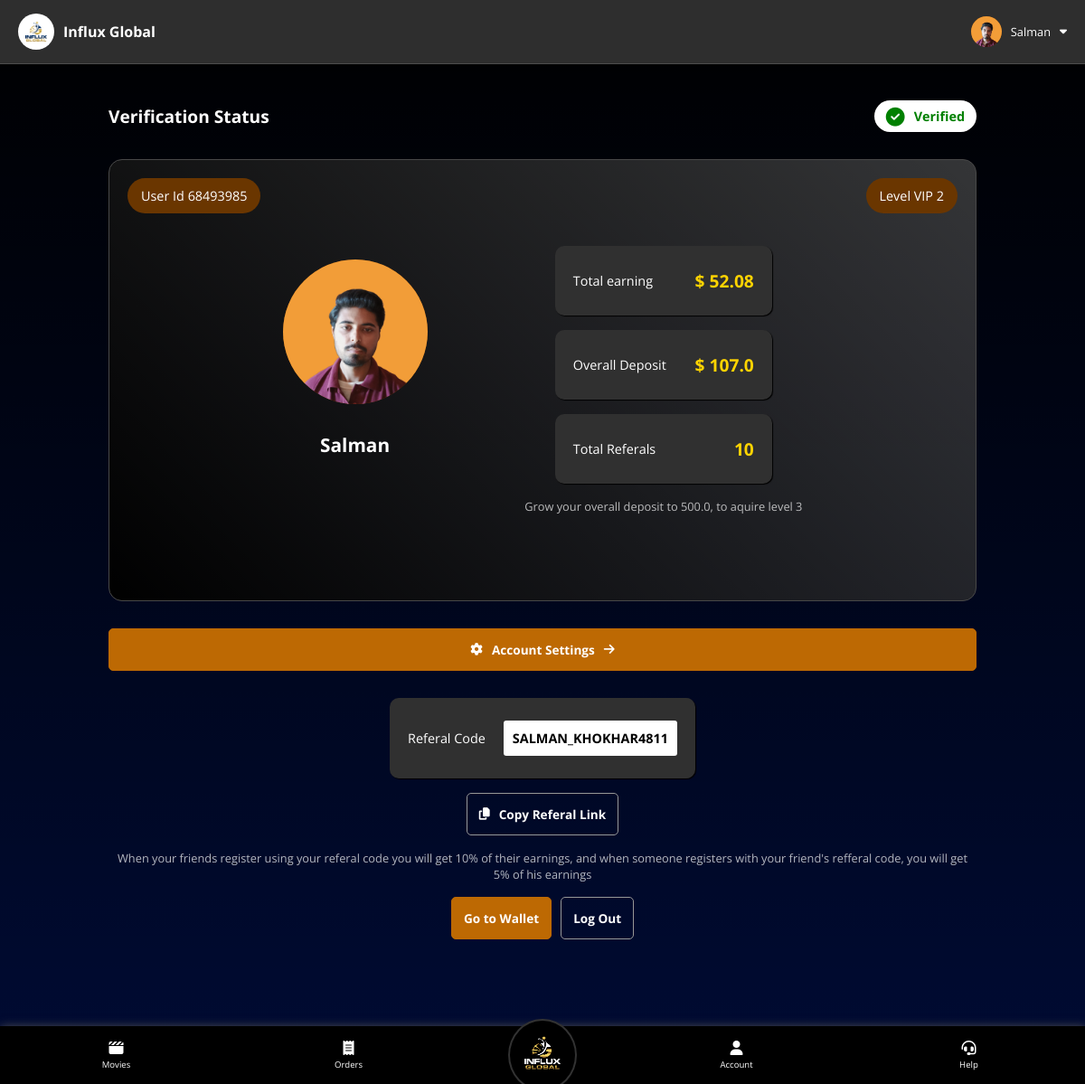
The app's page /user/account (signed in) with its own data.
### backend.py (models this page shows)
class users(db.Model):
    user_id = db.Column(db.String(50), primary_key=True, nullable=False)
    name = db.Column(db.String(50), nullable=False, unique=False)
    email = db.Column(db.String, nullable=True, unique=False)
    phone = db.Column(db.String(50), nullable=False, unique=True)
    password = db.Column(db.String(50), nullable=False, unique=False)
    country = db.Column(db.String(20), nullable=False, unique=False)
    account_status = db.Column(db.String(20), nullable=True, unique=False)
    selfReferalCode = db.Column(db.String(50), nullable=False, unique=True)
    joiningReferalCode = db.Column(db.String(50), nullable=False, unique=False)
    level = db.Column(db.Integer, nullable=False, unique=False)
    purchased_tickets = db.Column(db.String, nullable=True, unique=False)
    payment_requests = db.Column(db.String, nullable=True, unique=False)
    overall_referals = db.Column(db.Integer, nullable=False, unique=False)
    overall_deposit = db.Column(db.Float, nullable=False, unique=False)
    wallet_balance = db.Column(db.Float, nullable=False, unique=False)
    experience_money = db.Column(db.Float, nullable=True, unique=False)
    overall_earning = db.Column(db.Float, nullable=False, unique=False)
    today_earning = db.Column(db.Float, nullable=False, unique=False)
    monthly_earning = db.Column(db.Float, nullable=False, unique=False)

### backend.py (the view)
@app.route("/user/account", methods=["GET"])
def user_account():
    print(f"request path is {request.path}")
    if request.method == "GET":
        if "user" in session:
            user_id = session["user"]
            selected_user = users.query.filter_by(user_id = user_id).first()
            if selected_user:
                level_upgrade_string = generate_level_upgrade_string(selected_user.level, selected_user.overall_referals, selected_user)
                return render_template("user/account.html", user=selected_user, level_upgrade_string=level_upgrade_string, currentPagespanText="Account", round=round, get_dpImg_src=get_dpImg_src)
            else:
                session.pop("user")
                return redirect("/")
        else:
            return redirect("/")

### backend.py (called while the page is built)
@app.context_processor
def inject_vars():
    return {
        "aos_style" : "fade-down",
        "aos_time" : 300
    }

@app.route("/get-dp-img-src/<string:user_id>", methods=["GET"])
def get_dpImg_src(user_id):
    user_dp_folder = os.path.join(app.config['UPLOAD_FOLDER'], "dp", user_id)
    if os.path.exists(user_dp_folder):
        dp_filename = os.listdir(user_dp_folder)[0]
        img_src = "/" + os.path.join(user_dp_folder, dp_filename)
        return img_src
    else:
        return False

### flask_maintenance/__init__.py (called while the page is built)
    def _handler(self):
        actx = _app_ctx_stack.top
        rctx = _request_ctx_stack.top
        if actx and rctx:
            if request.endpoint not in FILTERED_ROUTES:
                ins_path = os.path.join(current_app.instance_path,
                                        'under_maintenance')
                if os.path.exists(ins_path) and os.path.isfile(ins_path):
                    abort(503)

### templates/user/account.html (shortened to what this page needs)
{% extends 'user/home.html' %}
{% block main %}
<div class="container" id="accountContainer">
    <div id="verificationBox" class="v-box-{{user.account_status}}">
        <span class="title">Verification Status</span>
        <span class="btnWithIcon verStatus">
            <span>{{user.account_status}}</span>
        </span>
    </div>
    <div id="profileContainer">
        <div class="profileSection">
            <span class="userId infoBlock">User Id {{user.user_id}}</span>
            <div class="profilePicWrapper large" id="profilePicWrapper">
                {% if get_dpImg_src(user.user_id) %}
                <img class="dpImg" src="{{get_dpImg_src(user.user_id)}}" alt="DP">
                {% else %}
                <i class="fa-solid fa-user" style="color: #ffffff;"></i>
                <i class="fa-solid fa-camera"></i>
                {% endif %}
            </div>
            <span class="name">{{user.name}}</span>
        </div>
        <div class="levelSection">
            <span class="level infoBlock">Level VIP {{user.level}}</span>
            <span class="amountBlock">Total earning <strong>&dollar; {{ round(user.overall_earning, 2) }}</strong></span>
            <span class="amountBlock">Overall Deposit <strong>&dollar; {{ round(user.overall_deposit, 2) }}</strong></span>
            <span class="amountBlock">Total Referals <strong>{{user.overall_referals}}</strong></span>
            <p>{{level_upgrade_string}}</p>
        </div>
    </div>
    <a href="/user_account_settings/{{user.user_id}}" class="btn btnNormal btnWithIcon">
        <i class="fa-solid fa-gear"></i>
        <span>Account Settings</span>
        <i class="fa-solid fa-arrow-right"></i>
    </a>
    <div class="referalCodeWrapper levelSection">
        <span class="amountBlock">
            Referal Code <div class="rCode">{{user.selfReferalCode}}</div>
        </span>
        <button id="refLinKCopyBtn" class="btn btnTrans btnWithIcon">
            <i class="fa-solid fa-copy"></i>
            <span id="refLinKCopyBtnSpan">Copy Referal Link</span>
        </button>
        <p>When your friends register using your referal code you will get 10% of their earnings, and when someone registers with your friend's refferal code, you will get 5% of his earnings</p>
        <div id="bottombtnsContainer">
            <a href="/user/wallet" class="btn btnNormal">Go to Wallet</a>
            <a href="/logout/{{user.user_id}}" class="btn btnTrans">Log Out</a>
        </div>
    </div>
</div>
{% endblock main %}

### templates/user/home.html (shortened to what this page needs)
<!doctype html>
<html lang="en">
<head>
    <link rel="stylesheet" href="/static/css/comman.css">
    <link rel="stylesheet" href="/static/css/user/style.css">
    <link href="https://unpkg.com/aos@2.3.1/dist/aos.css" rel="stylesheet">
</head>
<body>
    {% block topbar %}
    <div id="topBar">
        <div class="block" style="padding: 5px 10px;">
            <span class="btnWithIcon">
                <img src="/static/img/favicons/apple-touch-icon.png" alt="logo" class="topBarLogo">
                <span style="font-weight: bold;">Influx Global</span>
            </span>
        </div>
        <div class="block" style="font-size: 0.8rem; cursor: pointer;">
            <span class="btnWithIcon topBarSpan" id="profileSpan">
                <div class="profilePicWrapper small">
                    {% if get_dpImg_src(user.user_id) %}
                    <img class="dpImg" src="{{get_dpImg_src(user.user_id)}}" alt="DP">
                    {% else %}
                    <i class="fa-solid fa-user" style="color: #ffffff;"></i>
                    {% endif %}
                </div>
                <span>{{user.name}}</span>
                <i class="fa-solid fa-caret-down"></i>
            </span>
        </div>
    </div>
    {% endblock topbar %}
    {% block main %}{% endblock main %}
    {% block nav %}
    <nav>
        <a href="/user" class="navlink navlinkWithIcon">
            <i class="fa-solid fa-clapperboard"></i>
            <span>Movies</span>
        </a>
        <a href="/user/orders" class="navlink navlinkWithIcon">
            <i class="fa-solid fa-receipt"></i>
            <span>Orders</span>
        </a>
        <a href="/user-home" id="navLogoLink">
            <img id="navLogo" src="{{ url_for('static', filename='img/logos/Png/Influx-global-logo-Final-Files-04.png') }}" alt="">
        </a>
        <a href="/user/account" class="navlink navlinkWithIcon">
            <i class="fa-solid fa-user"></i>
            <span>Account</span>
        </a>
        <a href="/user/help" class="navlink navlinkWithIcon">
            <i class="fa-solid fa-headset"></i>
            <span>Help</span>
        </a>
    </nav>
    {% endblock nav %}
</body>
</html>

### static/css/comman.css (style rules this page uses)
* { padding: 0px; margin: 0px; color: white; font-family: 'Montserrat', sans-serif; font-family: 'Nunito', sans-serif; font-family: 'Open Sans', sans-serif; }
html { scroll-behavior: smooth; }
a.btn { text-decoration: none; }
a.navlink { text-decoration: none; }
.btn, .navlink { font-size: 0.85rem; }
.btn { background: none; border: none; padding: 13px; border-radius: 5px; font-weight: bold; text-align: center; }
.btnWithIcon { display: flex; align-items: center; justify-content: center; column-gap: 10px; }
.btn.btnNormal { background-color: #bd6903; border: 1px solid #bd6903; }
.btn.btnTrans { background: none; border: 1px solid rgb(151, 151, 151); }
.profilePicWrapper { border-radius: 100%; background-color: #0a4c9f; background-color: #6a3600; display: flex; align-items: center; justify-content: center; overflow: hidden; position: relative; }
.profilePicWrapper.small { width: 34px; height: 34px; }
.profilePicWrapper.large { width: 20vh; height: 20vh; }
.dpImg { transition: 0.5s; width: 105%; }

### static/css/user/style.css (style rules this page uses)
body { background: linear-gradient(180deg, black, transparent); background-color: #000b34; min-height: 100vh; }
nav { display: flex; justify-content: space-around; align-items: center; background-color: #001118; background-color: black; position: fixed; width: 100vw; bottom: 0px; z-index: 1; height: 4.5rem; box-shadow: 1px 1px 10px #565656; }
#navLogoLink { background-color: black; border-radius: 100%; border: 2px solid #323232; margin: 0px 4%; }
#navLogo { width: 6vw; width: 5.5rem; }
.navlink { font-size: 1rem; }
.navlink.navlinkWithIcon { display: flex; flex-direction: column; justify-content: center; align-items: center; row-gap: 4px; height: 100%; width: 100%; height: 100%; }
.navlink.navlinkWithIcon i { font-size: 2vw; font-size: 1rem; }
.container { padding-top: 5vh; padding-bottom: 20vh; padding-right: 10vw; padding-left: 10vw; }
#topBar { display: flex; justify-content: space-between; align-items: center; border-bottom: 1px solid #ffffff26; position: sticky; top: 0px; backdrop-filter: blur(54px); background-color: #2e2e2e; z-index: 1; padding: 10px; }
.topBarLogo { width: 40px; border-radius: 87%; }
#profileSpan { padding: 5px 10px; }
@media screen and (max-width: 1431px) { nav { height: 4rem; justify-content: normal; } }
@media screen and (max-width: 1431px) { .navlink { font-size: 0.6rem; } }
@media screen and (max-width: 1431px) { .navlink.navlinkWithIcon { width: 100%; } }
@media screen and (max-width: 1431px) { .navlink.navlinkWithIcon i { font-size: 1rem; } }
@media screen and (max-width: 1431px) { #navLogo { width: 4.5rem; } }

### records on screen
users: user_id (picture), name "Salman", account_status "Verified", user_id "68493985", level "2", overall_earning "52.08", overall_deposit "107.0", overall_referals "10", selfReferalCode "SALMAN_KHOKHAR4811"

### other values on screen
{{ level_upgrade_string }} "Grow your overall deposit to 500.0, to aquire level 3"
